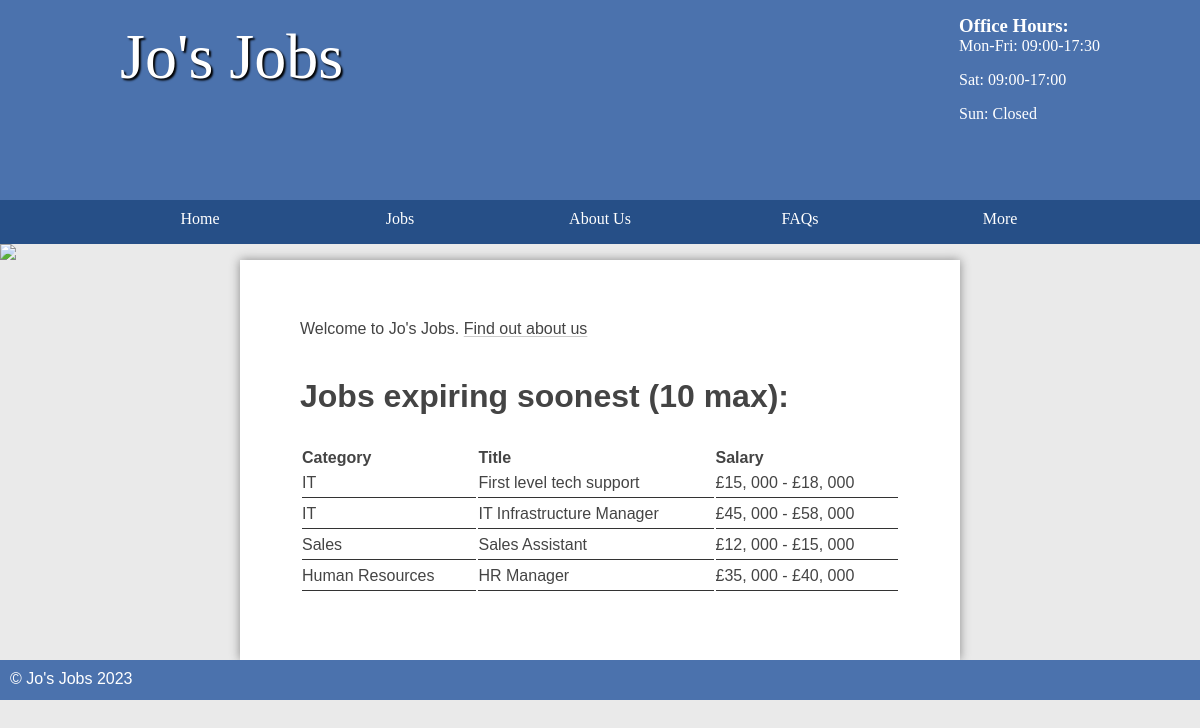
The page /jobs/public/index.php on the database its author committed.
### tables this page shows
CREATE TABLE `job` (
  `id` int(11) NOT NULL AUTO_INCREMENT,
  `title` varchar(45) DEFAULT NULL,
  `description` longblob DEFAULT NULL,
  `salary` varchar(45) DEFAULT NULL,
  `closingDate` date DEFAULT NULL,
  `categoryId` int(11) DEFAULT NULL,
  `location` varchar(255) DEFAULT NULL,
  `archived` tinyint(1) DEFAULT 0,
  `accountId` int(11) DEFAULT NULL,
  PRIMARY KEY (`id`)
);

CREATE TABLE `CATEGORY` (
  `ID` int(11) NOT NULL AUTO_INCREMENT,
  `NAME` varchar(45) DEFAULT NULL,
  PRIMARY KEY (`ID`)
);

### jobs/classes/database.php (called while the page is built, shortened)
<?php
class Database extends stdClass {
    public function __construct($user = "student", $password = "student", $dbname = "job", $host = "mysql") {
        $this->pdo = new PDO("mysql:host=$host;dbname=$dbname", $user, $password);
    }
    public function __get($name) {
        return $this->$name;
    }
}

### jobs/include/utils.php (called while the page is built, shortened)
<?php
function createHead($title = "Home") {
    global $categories, $db;
    $db ??= new Database();
    require 'top-section.html.php';
}

### jobs/classes/table.php (called while the page is built, shortened)
<?php
class Table {
    private $pdo;
    private $table;
    public function __construct($pdoInstance, $table) {
        $this->pdo = $pdoInstance;
        $this->table = $table;
    }
    public function select(array|string $binds = [], array|string $items = '*') {
        return $this->selector($binds, $items)->fetch();
    }
    public function selectAll(array|string $binds = [], array|string $items = '*'): array {
        return $this->selector($binds, $items)->fetchAll();
    }
    private function bindAndExecute($binds, $query, $values = [], $debugMode = false): PDOStatement {
        if (is_string($binds))
            $query .= " $binds ";
        else if (!empty($binds)) {
            $query .= " WHERE ";
            foreach ($binds as $key => $value)
                $query .= is_int($key) ? " $value " : " $key = :$key ";
        }
        $statement = $this->pdo->prepare($query);
        if (is_array($binds))
            foreach ($binds as $key => $value)
                if (!is_int($key))
                    $statement->bindValue($key, $value);
        $statement->execute();
        return $statement;
    }
    private function selector($binds, $items) {
        $query = "SELECT ";
        $query .= "$items FROM $this->table";
        $statement = $this->bindAndExecute($binds, $query);
        return $statement;
    }
}

### jobs/public/index.php (the view, shortened to what this page needs)
<?php
require "../include/utils.php";
?>
<main class="home">
	<p>Welcome to Jo's Jobs. <a href="/about.php" class="link">Find out about us</a></p>
	<h2 style="margin-top: 40px;">Jobs expiring soonest (10 max):</h2>
	<table>
		<thead>
			<tr>
				<th>Category</th>
				<th>Title</th>
				<th>Salary</th>
			</tr>
		</thead>
		<tbody>
			<?php
			$jobs = $db->job->selectAll(['archived' => 0, 'AND', 'closingDate', '>', date('Y-m-d'), 'order by closingDate asc limit 10']);
			foreach ($jobs as $job) {
				$category = $db->category->select(['id' => $job['categoryId']]);
			?>
				<tr>
					<td><?= $category['name'] ?></td>
					<td><?= $job['title'] ?></td>
					<td><?= is_numeric(substr($job['salary'], 0, 1)) ? '£' . $job['salary'] : $job['salary'] ?></td>
				</tr>
			<?php } ?>
		</tbody>
	</table>
</main>
<?php include '../include/footer.html.php'; ?>

### jobs/public/styles.css (style rules this page uses)
* { margin: 0; padding: 0; box-sizing: border-box; }
html { font-family: 'Oxygen-Regular', verdana, sans-serif; }
main a { color: #333; }
main { min-height: 50vh; background-color: #fff; width: 70vw; display: block; margin: auto; box-shadow: 0px 0px 10px #888; color: #444; }
main h2 { font-size: 2em; margin-top: 20px; }
.home { padding: 5vw; width: 60vw; }
p, li, h2 { margin-bottom: 1em; }
table { width: 100%; margin-top: 20px; }
td { padding: 5px; border-bottom: 1px solid #333; }
thead th { text-align: left; }
table td { padding-left: 0; }
.link { all: unset; cursor: pointer; }
:is(section a, .link) { text-decoration: underline #44444447; text-underline-offset: 2px; transition: text-decoration-color, color 0.2s; }

### rows shown on the page
job: categoryId.name "IT", title "First level tech support", salary "£15, 000 - £18, 000"
job: categoryId.name "IT", title "IT Infrastructure Manager", salary "£45, 000 - £58, 000"
job: categoryId.name "Sales", title "Sales Assistant", salary "£12, 000 - £15, 000"
job: categoryId.name "Human Resources", title "HR Manager", salary "£35, 000 - £40, 000"
